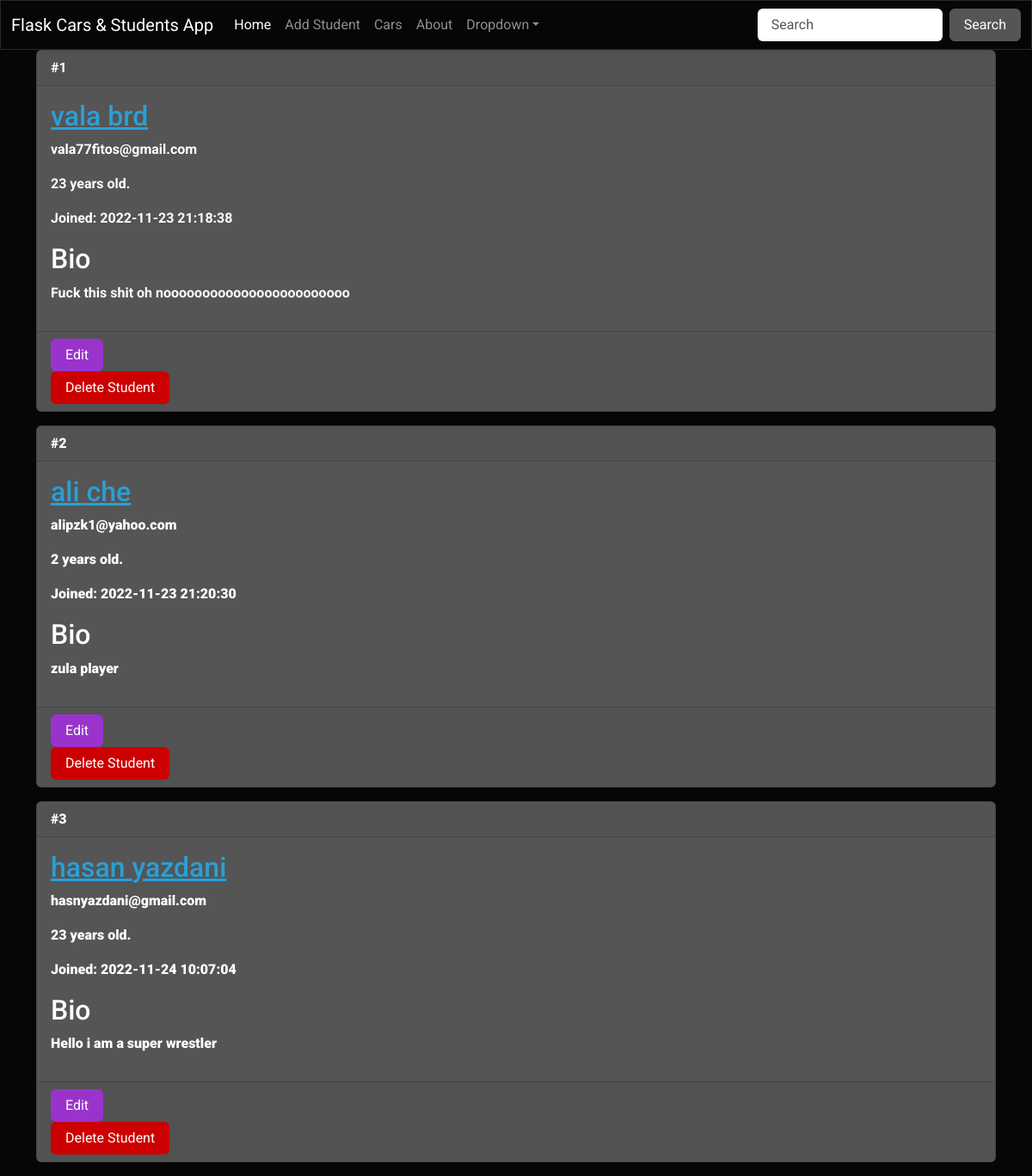
The page / on the database its author committed.
### app.py (models this page shows, shortened)
class Student(db.Model):
    id = db.Column(db.Integer, primary_key=True)
    firstname = db.Column(db.String(100), nullable=False)
    lastname = db.Column(db.String(100), nullable=False)
    email = db.Column(db.String(80), unique=True, nullable=False)
    age = db.Column(db.Integer)
    created_at = db.Column(db.DateTime(timezone=True),
                           server_default=func.now())
    bio = db.Column(db.Text)

### app.py (the view)
@app.route('/')
def index():
    students = Student.query.all()
    return render_template('index.html',students=students)

### templates/index.html (shortened to what this page needs)
{% extends "layout.html" %}
{% block content %}
    <div class="row">
    {% for student in students %}
            <div class="col-sm">
                <div class="card text-white bg-secondary mb-3">
                    <div class="card-header"><b>#{{ student.id }}</div>
                    <div class="card-body">
                      <h4 class="card-title"> <a href="{{ url_for('student', student_id=student.id)}}">
                        {{ student.firstname }} {{ student.lastname }}
                    </a></h4>
                    <p>{{ student.email }}</p>
                    <p>{{ student.age }} years old.</p>
                    <p>Joined: {{ student.created_at }}</p>
                    <h4>Bio</h4>
                        <p>{{ student.bio }}</p>
                    </div>
                    <div class="card-footer">
                        <a href="{{ url_for('edit', student_id=student.id) }}" class="btn btn-info">Edit</a>
                        <form method="POST"
                        action="{{ url_for('delete', student_id=student.id) }}">
                    <input type="submit" value="Delete Student"
                        onclick="return confirm('Are you sure you want to delete this entry?')" class="btn btn-danger">
                </form>
                    </div>
                  </div>
            </div>
    {% endfor %}
</div>
{% endblock %}

### rows shown on the page
Student: id "1", firstname "vala", lastname "brd", email "vala77fitos@gmail.com", age "23", created_at "2022-11-23 21:18:38", bio "Fuck this shit oh noooooooooooooooooooooooo"
Student: id "2", firstname "ali", lastname "che", email "alipzk1@yahoo.com", age "2", created_at "2022-11-23 21:20:30", bio "zula player"
Student: id "3", firstname "hasan", lastname "yazdani", email "hasnyazdani@gmail.com", age "23", created_at "2022-11-24 10:07:04", bio "Hello i am a super wrestler"
